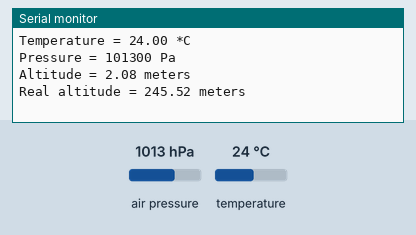
This sketch was run on a simulated ESP32. Shown: the last lines printed to the serial monitor. Inputs (shaded band) come from the test bench; at power-on: air pressure 1013 hPa, temperature 24 °C.

Above: at 1.2 s.
1.3 s: air pressure set to 952 hPa
3.3 s: temperature set to 12 °C
At 5.2 s:
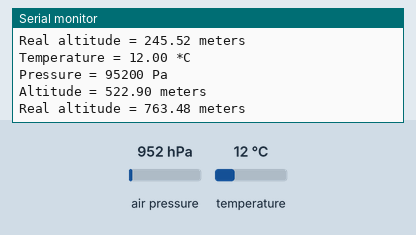
5.3 s: air pressure set to 975 hPa
At 10.5 s:
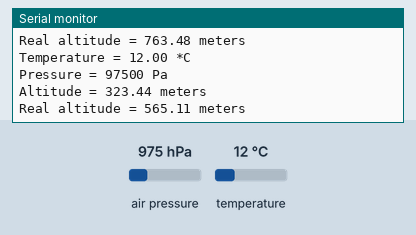

Measured:
- after the input at 3.3 s, the serial monitor: prints a new line after 1.7 s (image 1)
- after the input at 5.3 s, the serial monitor: prints a new line after 4.8 s (image 2)

The sketch:

lab1.bmp180.ino
```cpp
#include <Wire.h>
#include <Adafruit_BMP085.h>
Adafruit_BMP085 bmp;

void setup() {
  Serial.begin(9600);
  Wire.begin(8,10);
  bmp.begin();
}

void loop() {
    Serial.print("Temperature = ");
    Serial.print(bmp.readTemperature()); Serial.println(" *C");
    Serial.print("Pressure = "); Serial.print(bmp.readPressure());
    Serial.println(" Pa");
    // Calculate altitude assuming 'standard' barometric
    // pressure of 1013.25 millibar = 101325 Pascal
    Serial.print("Altitude = ");
    Serial.print(bmp.readAltitude());
    Serial.println(" meters");
    // you can get a more precise measurement of altitude
    // if you know the current sea level pressure which will
    // vary with weather and such. If it is 1015 millibars
    // that is equal to 101500 Pascals.
    Serial.print("Real altitude = ");
    Serial.print(bmp.readAltitude(104300));  Serial.println(" meters");
    Serial.println();
    delay(5000);
}
```
